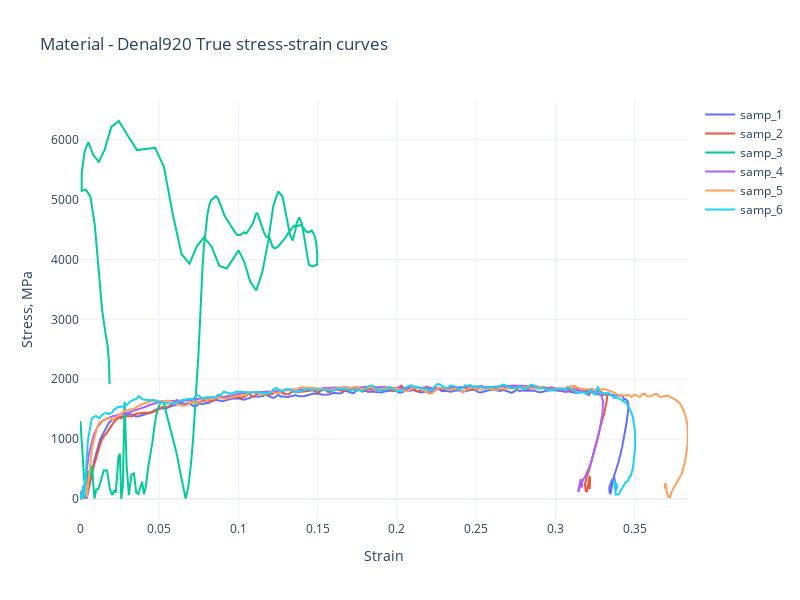

Notebook cell for this chart:
### Code cell
fig1 = go.Figure()
fig1.update_layout(template = 'plotly_white', width=800, height=600,
                  title = f"Material - {material[0]} True stress-strain curves")
for ind in stress_denial_all.columns[:-2]:
    
    fig1.add_trace(go.Scatter(x = strain_denial_all[ind],
                             y = stress_denial_all[ind],
                             name = ind))

#fig1.add_trace(go.Scatter(x = strain_denial_all['mean'][::10], 
#                            y = stress_denial_all['mean'][::10],
#                            error_y = dict(array = stress_denial_all['std'][::10]),
#                            name = 'Mean Value'))
fig1.update_yaxes(title = 'Stress, MPa')
fig1.update_xaxes(title = 'Strain')
fig1.show()

### Figure 1 — Plotly figure (JSON) as saved in the notebook; plotly's stock layout.template omitted (floating-point values rounded to 4 significant figures; data arrays with more than 128 entries replaced by an {"elided": "..."} marker saying what was removed)
{"data": [{"name": "samp_1", "type": "scatter", "x": {"elided": "353 float values"}, "y": {"elided": "353 float values"}}, {"name": "samp_2", "type": "scatter", "x": {"elided": "353 float values"}, "y": {"elided": "353 float values"}}, {"name": "samp_3", "type": "scatter", "x": {"elided": "353 float values"}, "y": {"elided": "353 float values"}}, {"name": "samp_4", "type": "scatter", "x": {"elided": "353 float values"}, "y": {"elided": "353 float values"}}, {"name": "samp_5", "type": "scatter", "x": {"elided": "353 float values"}, "y": {"elided": "353 float values"}}, {"name": "samp_6", "type": "scatter", "x": {"elided": "353 float values"}, "y": {"elided": "353 float values"}}], "layout": {"height": 600, "title": {"text": "Material - Denal920 True stress-strain curves"}, "width": 800, "xaxis": {"title": {"text": "Strain"}}, "yaxis": {"title": {"text": "Stress, MPa"}}}}
